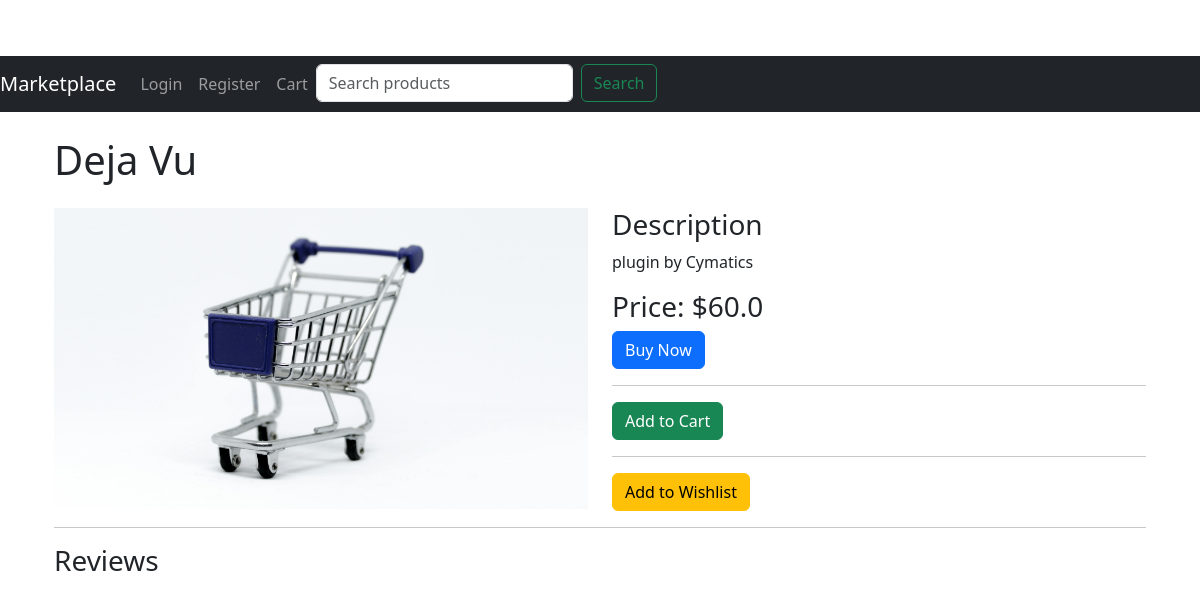
Page /product/1 on the committed database.
### app/models.py (models this page shows, shortened)
class Product(db.Model):
    id = db.Column(db.Integer, primary_key=True)
    title = db.Column(db.String(128))
    description = db.Column(db.String(1024))
    price = db.Column(db.Float)
    image = db.Column(db.String(150), nullable=True)
    is_sold = db.Column(db.Boolean, default=False)
    created_at = db.Column(db.DateTime, index=True, default=datetime.utcnow)
    user_id = db.Column(db.Integer, db.ForeignKey('user.id'))
    category_id = db.Column(db.Integer, db.ForeignKey('category.id'))
    file_path = db.Column(db.String(150), nullable=True)  # Field for storing file paths
    file_type = db.Column(db.String(50), nullable=True)  # Field to store the type of file (e.g., 'ebook', 'plugin', 'instrumental')
    reviews = db.relationship('Review', backref='product', lazy='dynamic')
    orders = db.relationship('Order', backref='product', lazy='dynamic')

### app/routes.py (the view)
@bp.route('/product/<int:id>', methods=['GET', 'POST'])
def product(id):
    product = Product.query.get_or_404(id)
    form = ReviewForm()
    if form.validate_on_submit():
        review = Review(rating=form.rating.data, comment=form.comment.data, product=product, author=current_user)
        db.session.add(review)
        db.session.commit()
        flash('Your review has been posted!')
        return redirect(url_for('main.product', id=product.id))
    is_uploader = product.author == current_user
    reviews = Review.query.filter_by(product_id=id).all()
    return render_template('product.html', product=product, form=form, reviews=reviews, is_uploader=is_uploader)

### app/forms.py
class ReviewForm(FlaskForm):
    rating = StringField('Rating', validators=[DataRequired()])
    comment = TextAreaField('Comment')
    submit = SubmitField('Submit Review')

### app/routes.py (called while the page is built)
@bp.before_request
def before_request():
    if current_user.is_authenticated:
        unread_count = Message.query.filter_by(receiver_id=current_user.id, read=False).count()
        current_app.jinja_env.globals['unread_count'] = unread_count

### app/templates/product.html (shortened to what this page needs)
{% extends "base.html" %}
{% block content %}
<div class="container">
    <h1 class="my-4">{{ product.title }}</h1>
    <div class="row">
        <div class="col-md-6">
            {% if product.images %}
                {% for image in product.images %}
                    <img src="{{ url_for('static', filename='images/' + image.image_filename) }}" class="img-fluid mb-3" alt="Product Image">
                {% endfor %}
            {% else %}
                <img src="{{ url_for('static', filename='images/default.jpg') }}" class="img-fluid" alt="Default Image">
            {% endif %}
        </div>
        <div class="col-md-6">
            <h3>Description</h3>
            <p>{{ product.description }}</p>
            <h3>Price: ${{ product.price }}</h3>
            {% if product.is_sold %}
                <button class="btn btn-secondary" disabled>Sold</button>
                <p>Sold to: {{ product.buyer.username }}</p>
            {% else %}
                <form action="{{ url_for('main.buy_product', id=product.id) }}" method="post">
                    <button type="submit" class="btn btn-primary">Buy Now</button>
                </form>
                <hr>
                <form action="{{ url_for('main.add_to_cart', product_id=product.id) }}" method="post">
                    <button type="submit" class="btn btn-success">Add to Cart</button>
                </form>
            {% endif %}
            <hr>
            <form action="{{ url_for('main.add_to_wishlist', product_id=product.id) }}" method="post">
                <button type="submit" class="btn btn-warning">Add to Wishlist</button>
            </form>
        </div>
    </div>
    <hr>
    <h3>Reviews</h3>
</div>
{% endblock %}

### app/static/css/styles.css (style rules this page uses)
body { padding-top: 56px; }
.container { max-width: 960px; margin: 0 auto; }
.btn { border-radius: .2rem; padding: .5rem 1rem; }
.btn-primary { background-color: #007bff; border-color: #007bff; }

### rows in the picture
Product: title "Deja Vu", description "plugin by Cymatics", price "60.0"
